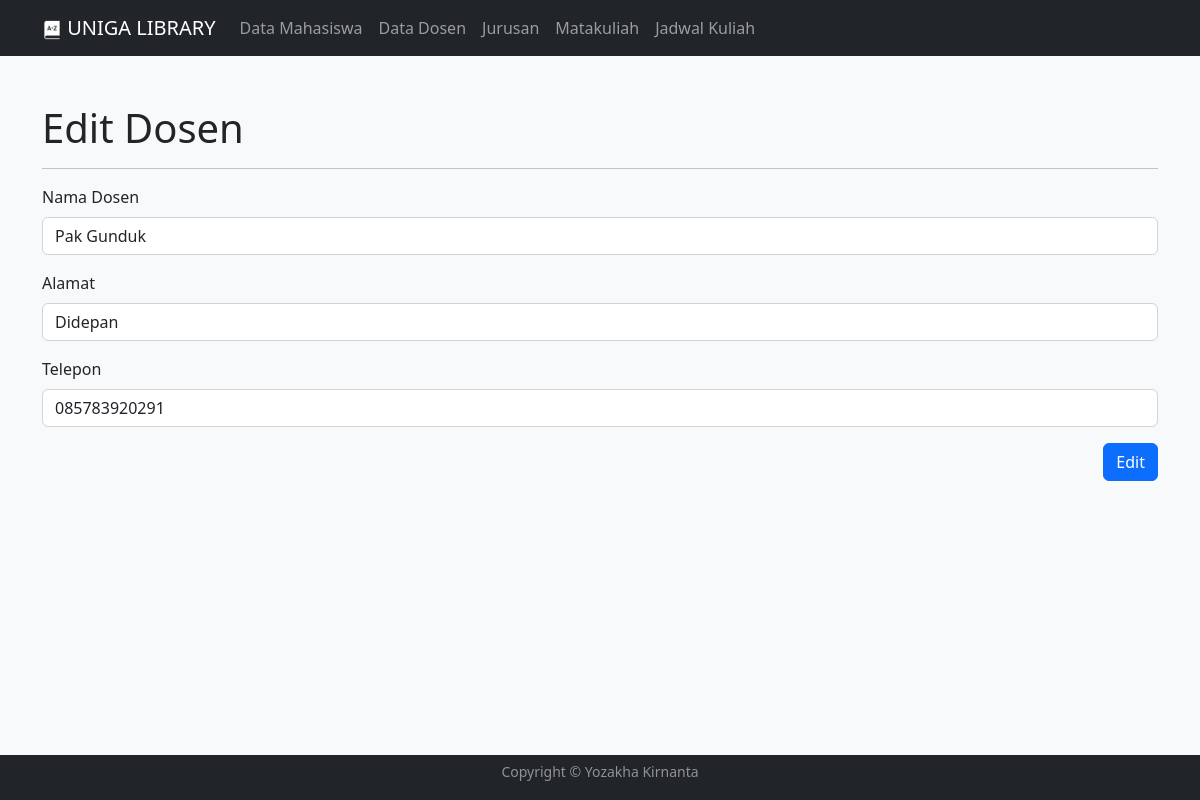
The page /perpusuniga_21510015/ubah-dosen.php?id_dosen=1 on the database its author committed.
### tables this page shows
CREATE TABLE `t_dosen` (
  `id_dosen` int(4) NOT NULL,
  `nama_dosen` varchar(30) NOT NULL,
  `alamat` text NOT NULL,
  `telepon` varchar(13) NOT NULL
);

### perpusuniga_21510015/config/controller.php (called while the page is built, shortened)
<?php
function select($query){
    global $koneksi;
    $result = mysqli_query($koneksi, $query);
    $rows = [];
    while ($row = mysqli_fetch_assoc($result)){
        $rows[] = $row;
    }
    return $rows;
}

### perpusuniga_21510015/ubah-dosen.php (the view, shortened to what this page needs)
<?php
include "layout/header.php";
$id_dosen = (int)$_GET ['id_dosen'];
$dosen = select ("SELECT * FROM t_dosen WHERE id_dosen = $id_dosen")[0];
?>
<body>
    <div class="container mt-5">
        <h1>Edit Dosen</h1>
        <hr>
        <form action="" method="post">
            <div class="mb-3">
                <label for="nama_dosen" class="form-label">Nama Dosen</label>
                <input type="text" class="form-control" id="nama_dosen" name="nama_dosen" value="<?= $dosen['nama_dosen'];?>" required>
            </div>
            <div class="mb-3">
                <label for="alamat" class="form-label">Alamat</label>
                <input type="text" class="form-control" id="alamat" name="alamat" value="<?= $dosen['alamat'];?>" required>
            </div>
            <div class="mb-3">
                <label for="telepon" class="form-label">Telepon</label>
                <input type="number" class="form-control" id="telepon" name="telepon" value="<?= $dosen['telepon'];?>" required>
            </div>
            <button type="submit" name="edit" class="btn btn-primary" style="float: right;">Edit</button>
        </form>
    </div>
    <?php include "layout/footer.php"; ?>

### perpusuniga_21510015/layout/header.php (style rules this page uses)
:root { --bs-body-bg: #f8f9fa; }

### rows shown on the page
t_dosen: nama_dosen "Pak Gunduk", alamat "Didepan", telepon "085783920291"
